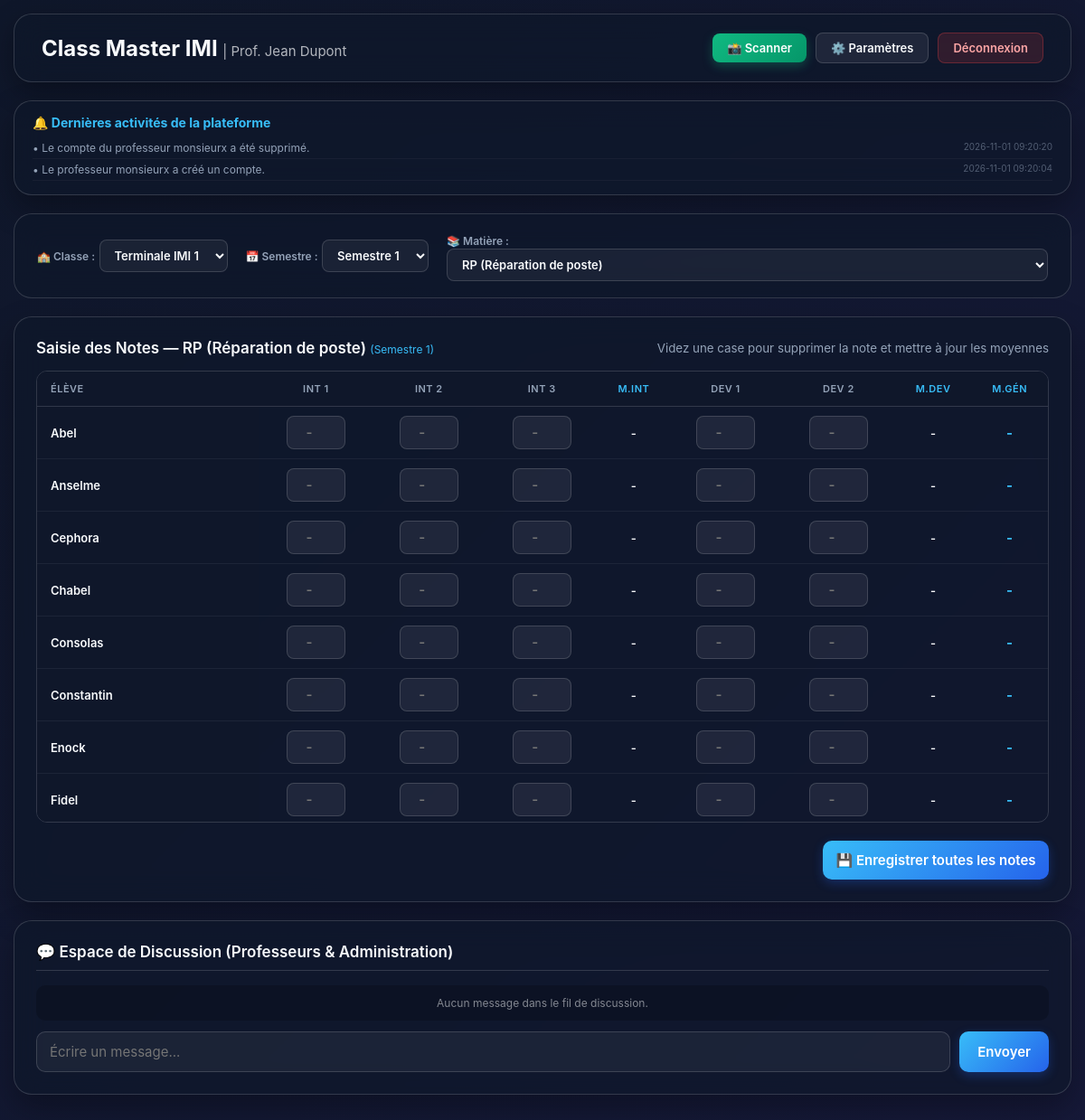
Before: / (signed in) with the older database file.
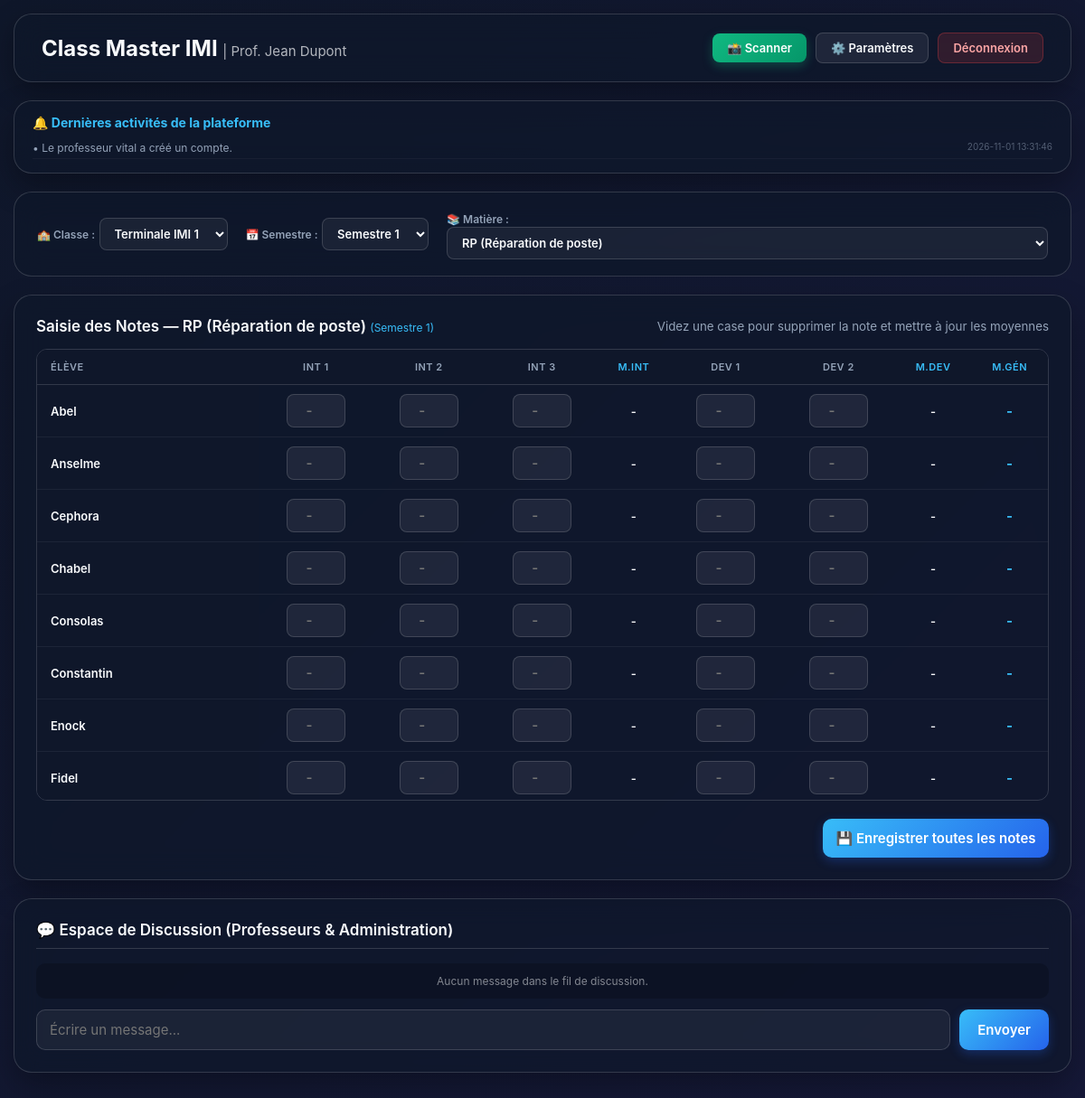
After: the same page with the newer database file.
### tables this page shows
CREATE TABLE profs (
                    id INTEGER PRIMARY KEY AUTOINCREMENT,
                    email TEXT UNIQUE NOT NULL,
                    mot_de_passe TEXT NOT NULL,
                    nom TEXT NOT NULL);

CREATE TABLE notifications (
                    id INTEGER PRIMARY KEY AUTOINCREMENT,
                    message TEXT NOT NULL,
                    date_creation TIMESTAMP DEFAULT CURRENT_TIMESTAMP);

CREATE TABLE eleves (
                    id INTEGER PRIMARY KEY AUTOINCREMENT,
                    nom TEXT NOT NULL,
                    classe TEXT NOT NULL,
                    code_secret TEXT UNIQUE);

### app.py (the view, shortened to what this page needs)
@app.route('/', methods=['GET', 'POST'])
def index():
    if 'prof_id' in session:
        view = request.args.get('view', 'dashboard')
        message = ''
        success_message = ''
        conn = get_db_connection()
        prof_info = conn.execute('SELECT * FROM profs WHERE id = ?', (session['prof_id'],)).fetchone()
        matiere_selectionnee = request.args.get('matiere', MATIERES_OFFICIELLES[0])
        classe_selectionnee = request.args.get('classe', 'Terminale IMI 1')
        semestre_selectionne = request.args.get('semestre', SEMESTRES_OFFICIELS[0])
        notes = conn.execute('SELECT * FROM notes WHERE matiere = ? AND classe = ? AND semestre = ?',
                             (matiere_selectionnee, classe_selectionnee, semestre_selectionne)).fetchall()
        liste_eleves = conn.execute('SELECT * FROM eleves WHERE classe = ? ORDER BY nom ASC', (classe_selectionnee,)).fetchall()
        bilan_eleves = []
        for e in liste_eleves:
            notes_eleve = [n for n in notes if n['nom_eleve'] == e['nom']]
            notes_dict = {n['type_eval']: n['note'] for n in notes_eleve}
            i1 = notes_dict.get('Interrogation 1', '')
            i2 = notes_dict.get('Interrogation 2', '')
            i3 = notes_dict.get('Interrogation 3', '')
            d1 = notes_dict.get('Devoir 1', '')
            d2 = notes_dict.get('Devoir 2', '')
            n_interro = [n['note'] for n in notes_eleve if 'Interrogation' in n['type_eval']]
            n_devoir = [n['note'] for n in notes_eleve if 'Devoir' in n['type_eval']]
            m_interro = sum(n_interro) / len(n_interro) if n_interro else None
            m_devoir = sum(n_devoir) / len(n_devoir) if n_devoir else None
            toutes_notes = [n['note'] for n in notes_eleve]
            m_gen = sum(toutes_notes) / len(toutes_notes) if toutes_notes else None
            bilan_eleves.append({
                'nom': e['nom'],
                'notes': notes_eleve,
                'i1': i1, 'i2': i2, 'i3': i3, 'd1': d1, 'd2': d2,
                'moy_interro': round(m_interro, 2) if m_interro is not None else '-',
                'moy_devoir': round(m_devoir, 2) if m_devoir is not None else '-',
                'moy_gen': round(m_gen, 2) if m_gen is not None else '-'
            })
        notifications = conn.execute('SELECT * FROM notifications ORDER BY id DESC LIMIT 5').fetchall()
        messages_recents = conn.execute('SELECT * FROM messages ORDER BY id DESC LIMIT 15').fetchall()
        conn.close()
        return render_template('index.html', view=view, prof_nom=session['prof_nom'], prof_info=prof_info,
                               matieres=MATIERES_OFFICIELLES, classes=CLASSES_OFFICIELLES, semestres=SEMESTRES_OFFICIELS,
                               matiere_active=matiere_selectionnee, classe_active=classe_selectionnee, semestre_actif=semestre_selectionne,
                               bilan_eleves=bilan_eleves, liste_eleves=liste_eleves,
                               notifications=notifications, messages_recents=messages_recents,
                               message=message, success_message=success_message)

### app.py (called while the page is built)
def get_db_connection():
    conn = sqlite3.connect('educmaster_mini.db')
    conn.row_factory = sqlite3.Row
    return conn

### templates/index.html (shortened to what this page needs)
<!DOCTYPE html>
<html lang="fr">
<head>
</head>
<body>
    {% if session.get('prof_id') and view == 'dashboard' %}
        <div class="dashboard-wrapper" style="align-self: flex-start;">
            <div class="header">
                <h2>Class Master IMI <span style="font-weight: 400; opacity: 0.7; font-size: 15px;">| Prof. {{ prof_nom }}</span></h2>
                <div style="display: flex; align-items: center; gap: 10px;">
                    <label class="btn-scan">
                        📸 Scanner
                    </label>
                    <a href="/?view=settings" class="settings-btn">⚙️ Paramètres</a>
                    <a href="/logout" class="logout-btn">Déconnexion</a>
                </div>
            </div>
            <div class="card" style="margin-bottom: 20px; padding: 15px 20px;">
                <h4 style="font-size: 14px; margin-bottom: 8px; color: var(--accent-primary);">🔔 Dernières activités de la plateforme</h4>
                <ul style="list-style-type: none; font-size: 12px; color: var(--text-muted);">
                    {% for notif in notifications %}
                        <li style="padding: 4px 0; border-bottom: 1px solid rgba(255,255,255,0.04);">
                            • {{ notif.message }} <span style="opacity: 0.5; font-size: 10px; float: right;">{{ notif.date_creation }}</span>
                        </li>
                    {% else %}
                        <li>Aucune notification récente.</li>
                    {% endfor %}
                </ul>
            </div>
            <div class="selectors-bar">
                <div>
                    <label style="font-size: 12px; font-weight: 600; color: var(--text-muted);">🏫 Classe :</label>
                    <select id="select-classe" onchange="updateView()">
                        {% for c in classes %}
                            <option value="{{ c }}" {% if c == classe_active %}selected{% endif %}>{{ c }}</option>
                        {% endfor %}
                    </select>
                </div>
                <div>
                    <label style="font-size: 12px; font-weight: 600; color: var(--text-muted);">📅 Semestre :</label>
                    <select id="select-semestre" onchange="updateView()">
                        {% for s in semestres %}
                            <option value="{{ s }}" {% if s == semestre_actif %}selected{% endif %}>{{ s }}</option>
                        {% endfor %}
                    </select>
                </div>
                <div style="flex-grow: 1;">
                    <label style="font-size: 12px; font-weight: 600; color: var(--text-muted);">📚 Matière :</label>
                    <select id="select-matiere" onchange="updateView()" style="width: 100%;">
                        {% for m in matieres %}
                            <option value="{{ m }}" {% if m == matiere_active %}selected{% endif %}>{{ m }}</option>
                        {% endfor %}
                    </select>
                </div>
            </div>
            <div class="card">
                <div style="display: flex; justify-content: space-between; align-items: center; margin-bottom: 15px; flex-wrap: wrap; gap: 10px;">
                    <h3 style="margin-bottom: 0; border: none; padding: 0;">Saisie des Notes — {{ matiere_active }} <span style="font-size: 12px; font-weight: 400; color: var(--accent-primary);">({{ semestre_actif }})</span></h3>
                    <small style="color: var(--text-muted);">Videz une case pour supprimer la note et mettre à jour les moyennes</small>
                </div>
                <form method="POST">
                    <div class="table-container">
                        <table style="min-width: 850px;">
                            <thead>
                                <tr>
                                    <th style="width: 22%;">Élève</th>
                                    <th>Int 1</th>
                                    <th>Int 2</th>
                                    <th>Int 3</th>
                                    <th style="color: var(--accent-primary);">M.Int</th>
                                    <th>Dev 1</th>
                                    <th>Dev 2</th>
                                    <th style="color: var(--accent-primary);">M.Dev</th>
                                    <th style="color: #38bdf8;">M.Gén</th>
                                </tr>
                            </thead>
                            <tbody>
                                {% for b in bilan_eleves %}
                                <tr>
                                    <td><strong style="font-weight: 600;">{{ b.nom }}</strong></td>
                                    <td><input type="number" step="0.25" min="0" max="20" name="note_{{ b.nom }}_Interrogation-1" value="{{ b.i1 }}" placeholder="-" class="grid-note-input"></td>
                                    <td><input type="number" step="0.25" min="0" max="20" name="note_{{ b.nom }}_Interrogation-2" value="{{ b.i2 }}" placeholder="-" class="grid-note-input"></td>
                                    <td><input type="number" step="0.25" min="0" max="20" name="note_{{ b.nom }}_Interrogation-3" value="{{ b.i3 }}" placeholder="-" class="grid-note-input"></td>
                                    <td style="font-weight: 600;">{{ b.moy_interro }}</td>
                                    <td><input type="number" step="0.25" min="0" max="20" name="note_{{ b.nom }}_Devoir-1" value="{{ b.d1 }}" placeholder="-" class="grid-note-input"></td>
                                    <td><input type="number" step="0.25" min="0" max="20" name="note_{{ b.nom }}_Devoir-2" value="{{ b.d2 }}" placeholder="-" class="grid-note-input"></td>
                                    <td style="font-weight: 600;">{{ b.moy_devoir }}</td>
                                    <td><strong style="color: #38bdf8; font-size: 15px;">{{ b.moy_gen }}</strong></td>
                                </tr>
                                {% else %}
                                <tr>
                                    <td colspan="9" style="text-align: center; opacity: 0.5; padding: 30px;">Aucun élève enregistré dans cette classe.</td>
                                </tr>
                                {% endfor %}
                            </tbody>
                        </table>
                    </div>
                    <div style="margin-top: 20px; text-align: right;">
                        <button type="submit" class="btn-main" style="max-width: 250px; margin-bottom: 0;">💾 Enregistrer toutes les notes</button>
                    </div>
                </form>
            </div>
            <div class="card" style="margin-top: 20px;">
                <h3>💬 Espace de Discussion (Professeurs & Administration)</h3>
                <div style="max-height: 220px; overflow-y: auto; background: rgba(0,0,0,0.2); padding: 12px; border-radius: 10px; margin-bottom: 12px; display: flex; flex-direction: column; gap: 8px;">
                    {% for msg in messages_recents %}
                        <div style="background: rgba(255,255,255,0.05); padding: 8px 12px; border-radius: 8px; font-size: 13px;">
                            <strong style="color: var(--accent-primary);">{{ msg.auteur }} :</strong>
                            <span>{{ msg.contenu }}</span>
                            <span style="font-size: 10px; opacity: 0.5; float: right;">{{ msg.date_envoi }}</span>
                        </div>
                    {% else %}
                        <p style="font-size: 12px; opacity: 0.5; text-align: center;">Aucun message dans le fil de discussion.</p>
                    {% endfor %}
                </div>
                <form method="POST">
                    <div style="display: flex; gap: 10px;">
                        <input type="text" name="contenu_msg" placeholder="Écrire un message..." required style="margin-bottom: 0; flex-grow: 1;">
                        <button type="submit" class="btn-main" style="width: auto; padding: 0 20px; margin-bottom: 0;">Envoyer</button>
                    </div>
                </form>
            </div>
        </div>
    {% endif %}
</body>
</html>

### templates/index.html (style rules this page uses)
:root { --bg-gradient: linear-gradient(135deg, #0f172a 0%, #1e1b4b 50%, #09203f 100%); --glass-bg: rgba(255, 255, 255, 0.07); --glass-border: rgba(255, 255, 255, 0.15); --glass-card: rgba(15, 23, 42, 0.65); --accent-primary: #38bdf8; --accent-secondary: #818cf8; --accent-success: #34d399; --text-main: #f8fafc; --text-muted: #94a3b8; }
* { margin: 0; padding: 0; box-sizing: border-box; font-family: 'Inter', 'Segoe UI', system-ui, -apple-system, sans-serif; }
body { min-height: 100vh; background: var(--bg-gradient); background-size: 400% 400%; animation: gradientShift 20s ease infinite; display: flex; justify-content: center; align-items: center; padding: 15px; color: var(--text-main); transition: background 0.3s ease, color 0.3s ease; }
.login-card input, .login-card select, .card input, .card select { width: 100%; padding: 12px 14px; margin-bottom: 14px; border: 1px solid var(--glass-border); border-radius: 10px; background: rgba(255, 255, 255, 0.05); color: var(--text-main); font-size: 15px; outline: none; }
.grid-note-input { width: 65px !important; padding: 8px 4px !important; margin-bottom: 0 !important; text-align: center; border-radius: 8px !important; border: 1px solid var(--glass-border) !important; background: rgba(255, 255, 255, 0.07) !important; color: var(--text-main) !important; font-weight: 600; }
select option { background: #0f172a; color: #ffffff; white-space: normal; }
.btn-main { width: 100%; padding: 12px; border: none; border-radius: 10px; background: linear-gradient(135deg, #38bdf8 0%, #2563eb 100%); color: #ffffff; font-size: 15px; font-weight: 600; cursor: pointer; transition: all 0.3s ease; box-shadow: 0 4px 12px rgba(37, 99, 235, 0.3); margin-bottom: 12px; }
.dashboard-wrapper { width: 100%; max-width: 1400px; }
.header { display: flex; justify-content: space-between; align-items: center; background: var(--glass-card); backdrop-filter: blur(16px); border: 1px solid var(--glass-border); border-radius: 20px; padding: 20px 30px; margin-bottom: 20px; box-shadow: 0 10px 30px rgba(0, 0, 0, 0.3); gap: 15px; flex-wrap: wrap; }
.logout-btn { background: rgba(239, 68, 68, 0.15); color: #fca5a5; text-decoration: none; padding: 8px 16px; border-radius: 8px; border: 1px solid rgba(239, 68, 68, 0.3); font-weight: 600; font-size: 13px; }
.settings-btn { background: var(--glass-bg); color: var(--text-main); text-decoration: none; padding: 8px 16px; border-radius: 8px; border: 1px solid var(--glass-border); font-weight: 600; font-size: 13px; }
.btn-scan { background: linear-gradient(135deg, #10b981 0%, #059669 100%); color: white; padding: 8px 16px; border-radius: 8px; border: none; font-size: 13px; font-weight: 600; cursor: pointer; display: inline-flex; align-items: center; gap: 6px; transition: all 0.3s ease; box-shadow: 0 4px 12px rgba(16, 185, 129, 0.3); }
.selectors-bar { background: var(--glass-card); backdrop-filter: blur(16px); border: 1px solid var(--glass-border); border-radius: 20px; padding: 18px 25px; margin-bottom: 20px; display: flex; align-items: center; gap: 20px; flex-wrap: wrap; }
.selectors-bar select { padding: 8px 12px; border-radius: 8px; border: 1px solid var(--glass-border); background: rgba(255, 255, 255, 0.05); color: var(--text-main); font-weight: 600; font-size: 13px; outline: none; }
.card { background: var(--glass-card); backdrop-filter: blur(16px); border: 1px solid var(--glass-border); border-radius: 20px; padding: 24px; box-shadow: 0 15px 35px rgba(0, 0, 0, 0.3); text-align: left; }
.card h3 { font-size: 17px; font-weight: 600; margin-bottom: 16px; border-bottom: 1px solid var(--glass-border); padding-bottom: 10px; color: var(--text-main); }
.table-container { max-height: 500px; overflow: auto; position: relative; border-radius: 12px; border: 1px solid var(--glass-border); }
table { width: 100%; border-collapse: collapse; border-spacing: 0; }
th { position: sticky; top: 0; background: #0f172a; z-index: 10; padding: 12px 8px; text-align: center; font-weight: 600; color: var(--text-muted); font-size: 11px; text-transform: uppercase; letter-spacing: 0.5px; border-bottom: 1px solid var(--glass-border); }
td:first-child, th:first-child { position: sticky; left: 0; background: #0f172a; z-index: 5; text-align: left; padding-left: 15px; }
th:first-child { z-index: 20; }
td { padding: 10px 8px; text-align: center; border-bottom: 1px solid rgba(255, 255, 255, 0.06); font-size: 13px; vertical-align: middle; white-space: nowrap; }

Changed rows visible on the page:
removed notifications: message "Le compte du professeur monsieurx a été supprimé.", date_creation "2026-11-01 09:20:20"
changed notifications: message "Le professeur monsieurx a créé un compte." → "Le professeur vital a créé un compte."; date_creation "2026-11-01 09:20:04" → "2026-11-01 13:31:46"
